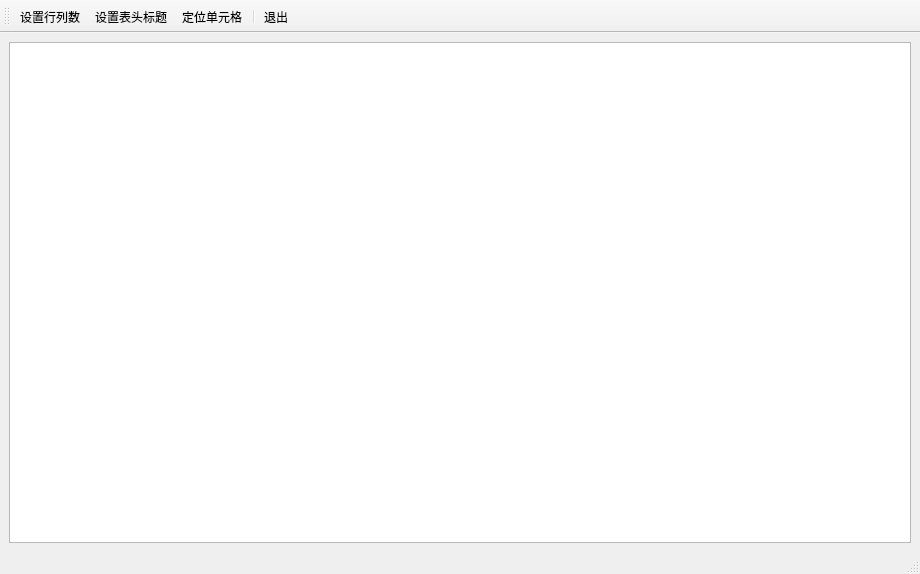
<?xml version="1.0" encoding="UTF-8"?>
<ui version="4.0">
 <class>custom_dialog_box_window</class>
 <widget class="QMainWindow" name="custom_dialog_box_window">
  <property name="geometry">
   <rect>
    <x>0</x>
    <y>0</y>
    <width>920</width>
    <height>574</height>
   </rect>
  </property>
  <property name="windowTitle">
   <string>custom_dialog_box_window</string>
  </property>
  <widget class="QWidget" name="centralwidget">
   <layout class="QGridLayout" name="gridLayout">
    <item row="0" column="0">
     <widget class="QTableView" name="tableView"/>
    </item>
   </layout>
  </widget>
  <widget class="QStatusBar" name="statusbar"/>
  <widget class="QToolBar" name="toolBar">
   <property name="windowTitle">
    <string>toolBar</string>
   </property>
   <property name="toolButtonStyle">
    <enum>Qt::ToolButtonTextUnderIcon</enum>
   </property>
   <attribute name="toolBarArea">
    <enum>TopToolBarArea</enum>
   </attribute>
   <attribute name="toolBarBreak">
    <bool>false</bool>
   </attribute>
   <addaction name="actionRowColNum"/>
   <addaction name="actionSheetHeaderTitle"/>
   <addaction name="actionCellPos"/>
   <addaction name="separator"/>
   <addaction name="actionQuit"/>
  </widget>
  <action name="actionRowColNum">
   <property name="icon">
    <iconset>
     <normaloff>../images/icon/row_col.bmp</normaloff>../images/icon/row_col.bmp</iconset>
   </property>
   <property name="text">
    <string>设置行列数</string>
   </property>
  </action>
  <action name="actionSheetHeaderTitle">
   <property name="icon">
    <iconset>
     <normaloff>../images/icon/sheet_header.bmp</normaloff>../images/icon/sheet_header.bmp</iconset>
   </property>
   <property name="text">
    <string>设置表头标题</string>
   </property>
  </action>
  <action name="actionCellPos">
   <property name="icon">
    <iconset>
     <normaloff>../images/icon/cell_pos.bmp</normaloff>../images/icon/cell_pos.bmp</iconset>
   </property>
   <property name="text">
    <string>定位单元格</string>
   </property>
  </action>
  <action name="actionQuit">
   <property name="icon">
    <iconset>
     <normaloff>../images/icon/exit.bmp</normaloff>../images/icon/exit.bmp</iconset>
   </property>
   <property name="text">
    <string>退出</string>
   </property>
  </action>
 </widget>
 <resources/>
 <connections>
  <connection>
   <sender>actionQuit</sender>
   <signal>triggered()</signal>
   <receiver>custom_dialog_box_window</receiver>
   <slot>close()</slot>
   <hints>
    <hint type="sourcelabel">
     <x>-1</x>
     <y>-1</y>
    </hint>
    <hint type="destinationlabel">
     <x>459</x>
     <y>286</y>
    </hint>
   </hints>
  </connection>
 </connections>
</ui>
